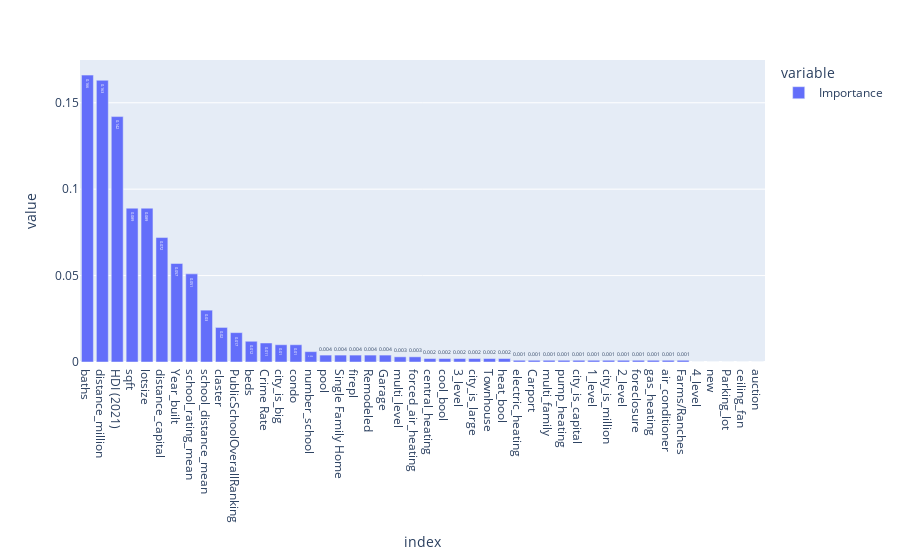

Notebook code cell kept with this figure:
### Code cell
# # рассчитаем точность для тестовой выборки
best_model_cv = RandomForestRegressor(random_state=random_state,
                                    n_jobs=n_jobs,
                                    n_estimators=stud_cv.best_params['n_estimators'],
                                    min_samples_leaf=stud_cv.best_params['min_samples_leaf'],
                                    max_depth=stud_cv.best_params['max_depth'],
                                    )


best_model_cv.fit(X_train,y_train)

# # Производим сериализацию и записываем результат в файл формата pkl

# with open(r'web\app\models\best_model_cv.pkl', 'wb') as output:
#     pickle.dump(best_model_cv, output)

predict = best_model_cv.predict(X_test)
print('mean_absolute_percentage_error ',mean_absolute_percentage_error(y_test,predict))
print('mean_absolute_error ',mean_absolute_error(y_test,predict))
print('r2_score ',r2_score(y_test,predict))
# print('mean_absolute_error_$' ,trans_target.inverse_transform(np.array(mean_absolute_error(y_test,predict)).reshape(-1, 1)))


feat_importances = pd.DataFrame(best_model_cv.feature_importances_, index=X_train.columns, columns=["Importance"]).sort_values('Importance',ascending=False)
px.bar(feat_importances.round(3),text_auto=True)

### Figure 1 — Plotly figure (JSON) as saved in the notebook; plotly's stock layout.template omitted (floating-point values rounded to 4 significant figures)
{"data": [{"alignmentgroup": "True", "hovertemplate": "variable=Importance<br>index=%{x}<br>value=%{y}<extra></extra>", "legendgroup": "Importance", "marker": {"color": "#636efa", "pattern": {"shape": ""}}, "name": "Importance", "offsetgroup": "Importance", "orientation": "v", "showlegend": true, "textposition": "auto", "texttemplate": "%{y}", "type": "bar", "x": ["baths", "distance_million", "HDI (2021)", "sqft", "lotsize", "distance_capital", "Year_built", "school_rating_mean", "school_distance_mean", "claster", "PublicSchoolOverallRanking", "beds", "Crime Rate", "city_is_big", "condo", "number_school", "pool", "Single Family Home", "firepl", "Remodeled", "Garage", "multi_level", "forced_air_heating", "central_heating", "cool_bool", "3_level", "city_is_large", "Townhouse", "heat_bool", "electric_heating", "Carport", "multi_family", "pump_heating", "city_is_capital", "1_level", "city_is_million", "2_level", "foreclosure", "gas_heating", "air_conditioner", "Farms/Ranches", "4_level", "new", "Parking_lot", "ceiling_fan", "auction"], "xaxis": "x", "y": [0.166, 0.163, 0.142, 0.089, 0.089, 0.072, 0.057, 0.051, 0.03, 0.02, 0.017, 0.012, 0.011, 0.01, 0.01, 0.006, 0.004, 0.004, 0.004, 0.004, 0.004, 0.003, 0.003, 0.002, 0.002, 0.002, 0.002, 0.002, 0.002, 0.001, 0.001, 0.001, 0.001, 0.001, 0.001, 0.001, 0.001, 0.001, 0.001, 0.001, 0.001, 0, 0, 0, 0, 0], "yaxis": "y"}], "layout": {"barmode": "relative", "legend": {"title": {"text": "variable"}, "tracegroupgap": 0}, "margin": {"t": 60}, "xaxis": {"anchor": "y", "domain": [0, 1], "title": {"text": "index"}}, "yaxis": {"anchor": "x", "domain": [0, 1], "title": {"text": "value"}}}}
